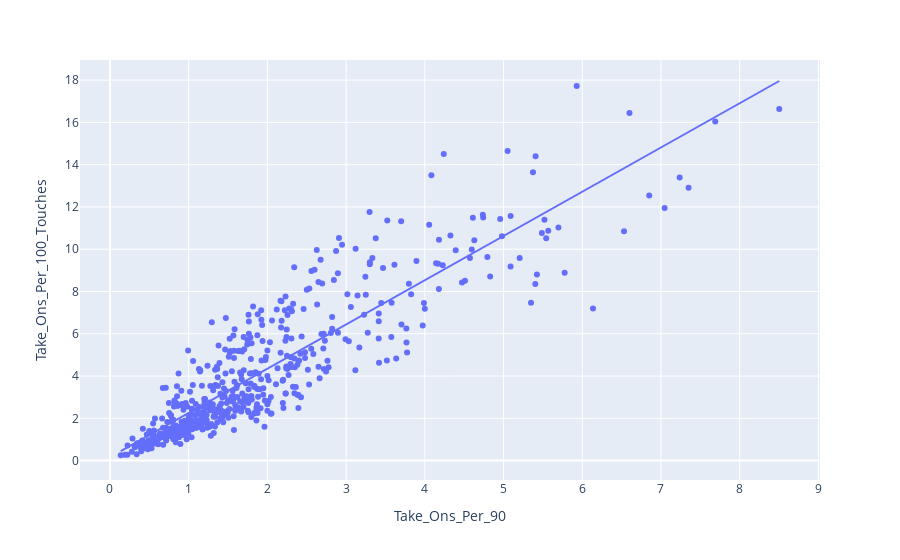

This figure's notebook cell:
### Code cell
to_plot = duckdb.sql("select * from mf_fw where Played_90s > 10").df()


import plotly_express as px



fig = px.scatter(to_plot, x="Take_Ons_Per_90", y="Take_Ons_Per_100_Touches", trendline="ols", hover_data = 'Player')
fig.show()

### Figure 1 — Plotly figure (JSON) as saved in the notebook; plotly's stock layout.template omitted (floating-point values rounded to 4 significant figures; data arrays with more than 128 entries replaced by an {"elided": "..."} marker saying what was removed)
{"data": [{"customdata": {"elided": "527x1 str values"}, "hovertemplate": "Take_Ons_Per_90=%{x}<br>Take_Ons_Per_100_Touches=%{y}<br>Player=%{customdata[0]}<extra></extra>", "legendgroup": "", "marker": {"color": "#636efa", "symbol": "circle"}, "mode": "markers", "name": "", "orientation": "v", "showlegend": false, "type": "scatter", "x": {"elided": "527 float values"}, "xaxis": "x", "y": {"elided": "527 float values"}, "yaxis": "y"}, {"hovertemplate": "<b>OLS trendline</b><br>Take_Ons_Per_100_Touches = 2.09361 * Take_Ons_Per_90 + 0.157943<br>R<sup>2</sup>=0.791495<br><br>Take_Ons_Per_90=%{x}<br>Take_Ons_Per_100_Touches=%{y} <b>(trend)</b><extra></extra>", "legendgroup": "", "marker": {"color": "#636efa", "symbol": "circle"}, "mode": "lines", "name": "", "showlegend": false, "type": "scatter", "x": {"elided": "527 float values"}, "xaxis": "x", "y": {"elided": "527 float values"}, "yaxis": "y"}], "layout": {"legend": {"tracegroupgap": 0}, "margin": {"t": 60}, "xaxis": {"anchor": "y", "domain": [0, 1], "title": {"text": "Take_Ons_Per_90"}}, "yaxis": {"anchor": "x", "domain": [0, 1], "title": {"text": "Take_Ons_Per_100_Touches"}}}}
